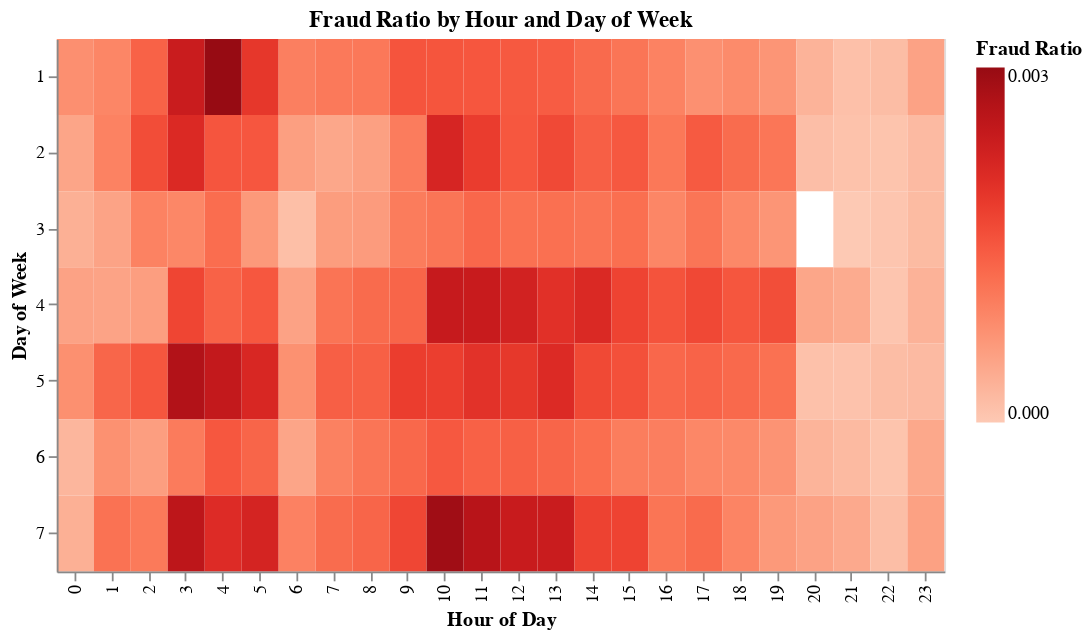

Write notebook code for a chart like this one.
### Code cell
alt.Chart(transaction_ratios).mark_rect().encode(
    alt.X('hour:O', title='Hour of Day'),
    alt.Y('weekday:O', title='Day of Week'),
    alt.Color('fraud_ratio:Q', title='Fraud Ratio', scale=alt.Scale(scheme='reds')),
    tooltip=[
        alt.Tooltip('hour:O', title='Hour'),
        alt.Tooltip('weekday:O', title='Day of Week'),
        alt.Tooltip('fraud_ratio:Q', title='Fraud Ratio')
    ]
).properties(
    title='Fraud Ratio by Hour and Day of Week',
    width=500,
    height=300
)

### Figure 1 — Vega-Lite specification as saved in the notebook (floating-point values rounded to 4 significant figures; data arrays with more than 128 entries replaced by an {"elided": "..."} marker saying what was removed)
{"config": {"view": {"continuousWidth": 300, "continuousHeight": 300}}, "data": {"name": "data-5617bd8878c1cc368c831640d5999778"}, "mark": {"type": "rect"}, "encoding": {"color": {"field": "fraud_ratio", "scale": {"scheme": "reds"}, "title": "Fraud Ratio", "type": "quantitative"}, "tooltip": [{"field": "hour", "title": "Hour", "type": "ordinal"}, {"field": "weekday", "title": "Day of Week", "type": "ordinal"}, {"field": "fraud_ratio", "title": "Fraud Ratio", "type": "quantitative"}], "x": {"field": "hour", "title": "Hour of Day", "type": "ordinal"}, "y": {"field": "weekday", "title": "Day of Week", "type": "ordinal"}}, "height": 300, "title": "Fraud Ratio by Hour and Day of Week", "width": 500, "$schema": "https://vega.github.io/schema/vega-lite/v5.16.3.json", "datasets": {"data-5617bd8878c1cc368c831640d5999778": {"elided": "168 records"}}}
